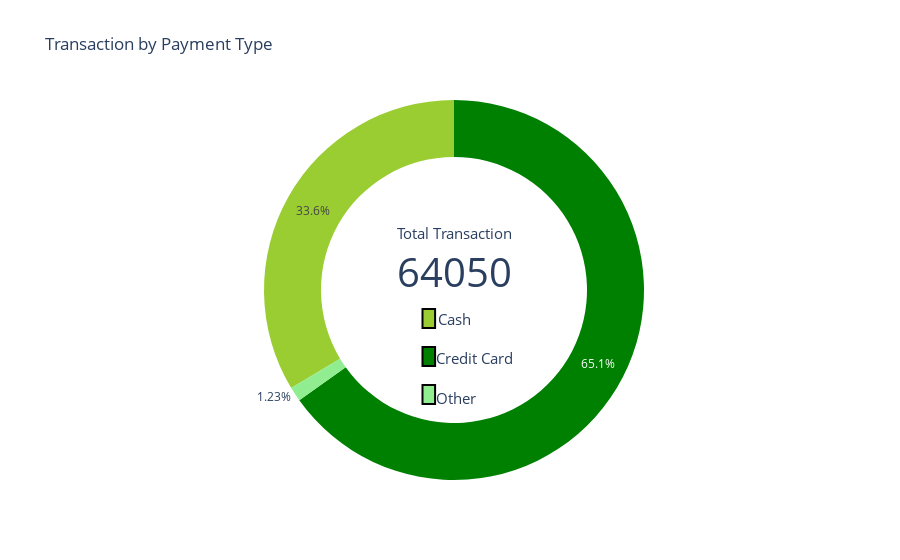

Here is the notebook cell this chart was saved with:
### Code cell
fig = go.Figure()


fig.add_trace(go.Pie(labels = ['Credit Card','Cash','Other'], 
                     values = payment_["count"], 
                     name  = "Payment Type",
                     marker= {'colors': ["Green","YellowGreen","LightGreen"]}),
              )
fig.update_traces(hole=0.7, hoverinfo="label+percent+name")

fig.update_layout(
    title_text="Transaction by Payment Type",
    showlegend=False,
    annotations=[dict(text="Total Transaction", x=0.17+0.33, y=0.65, font_size=15, showarrow=False),
                 dict(text=str(payment_["count"].sum()), x=0.190+0.31, y=0.55, font_size=40, showarrow=False),
                 dict(text="Cash", x=0.501, y=0.425, font_size=15, showarrow=False),
                 dict(text="Credit Card", x=0.533, y=0.29, font_size=15, showarrow=False),
                 dict(text="Other", x=0.503, y=0.185, font_size=15, showarrow=False),
                ])

fig.add_shape(type="rect",
    x0=0.1+0.35,
    y0=0.40, 
    x1=0.2+0.27, 
    y1=0.45,
    line=dict(
        color="Black",
        width=2,
    ),
    fillcolor="YellowGreen",
)

fig.add_shape(type="rect",
    x0=0.1+0.35, 
    y0=0.30, 
    x1=0.2+0.27, 
    y1=0.35,
    line=dict(
        color="Black",
        width=2,
    ),
    fillcolor="Green",
)

fig.add_shape(type="rect",
    x0=0.1+0.35, 
    y0=0.20, 
    x1=0.2+0.27, 
    y1=0.25,
    line=dict(
        color="Black",
        width=2,
    ),
    fillcolor="LightGreen",
)

# Show the result
fig.show()

### Figure 1 — Plotly figure (JSON) as saved in the notebook; plotly's stock layout.template omitted (floating-point values rounded to 4 significant figures)
{"data": [{"hole": 0.7, "hoverinfo": "label+percent+name", "labels": ["Credit Card", "Cash", "Other"], "marker": {"colors": ["Green", "YellowGreen", "LightGreen"]}, "name": "Payment Type", "type": "pie", "values": [41725, 21540, 785]}], "layout": {"annotations": [{"font": {"size": 15}, "showarrow": false, "text": "Total Transaction", "x": 0.5, "y": 0.65}, {"font": {"size": 40}, "showarrow": false, "text": "64050", "x": 0.5, "y": 0.55}, {"font": {"size": 15}, "showarrow": false, "text": "Cash", "x": 0.501, "y": 0.425}, {"font": {"size": 15}, "showarrow": false, "text": "Credit Card", "x": 0.533, "y": 0.29}, {"font": {"size": 15}, "showarrow": false, "text": "Other", "x": 0.503, "y": 0.185}], "shapes": [{"fillcolor": "YellowGreen", "line": {"color": "Black", "width": 2}, "type": "rect", "x0": 0.45, "x1": 0.47, "y0": 0.4, "y1": 0.45}, {"fillcolor": "Green", "line": {"color": "Black", "width": 2}, "type": "rect", "x0": 0.45, "x1": 0.47, "y0": 0.3, "y1": 0.35}, {"fillcolor": "LightGreen", "line": {"color": "Black", "width": 2}, "type": "rect", "x0": 0.45, "x1": 0.47, "y0": 0.2, "y1": 0.25}], "showlegend": false, "title": {"text": "Transaction by Payment Type"}}}
